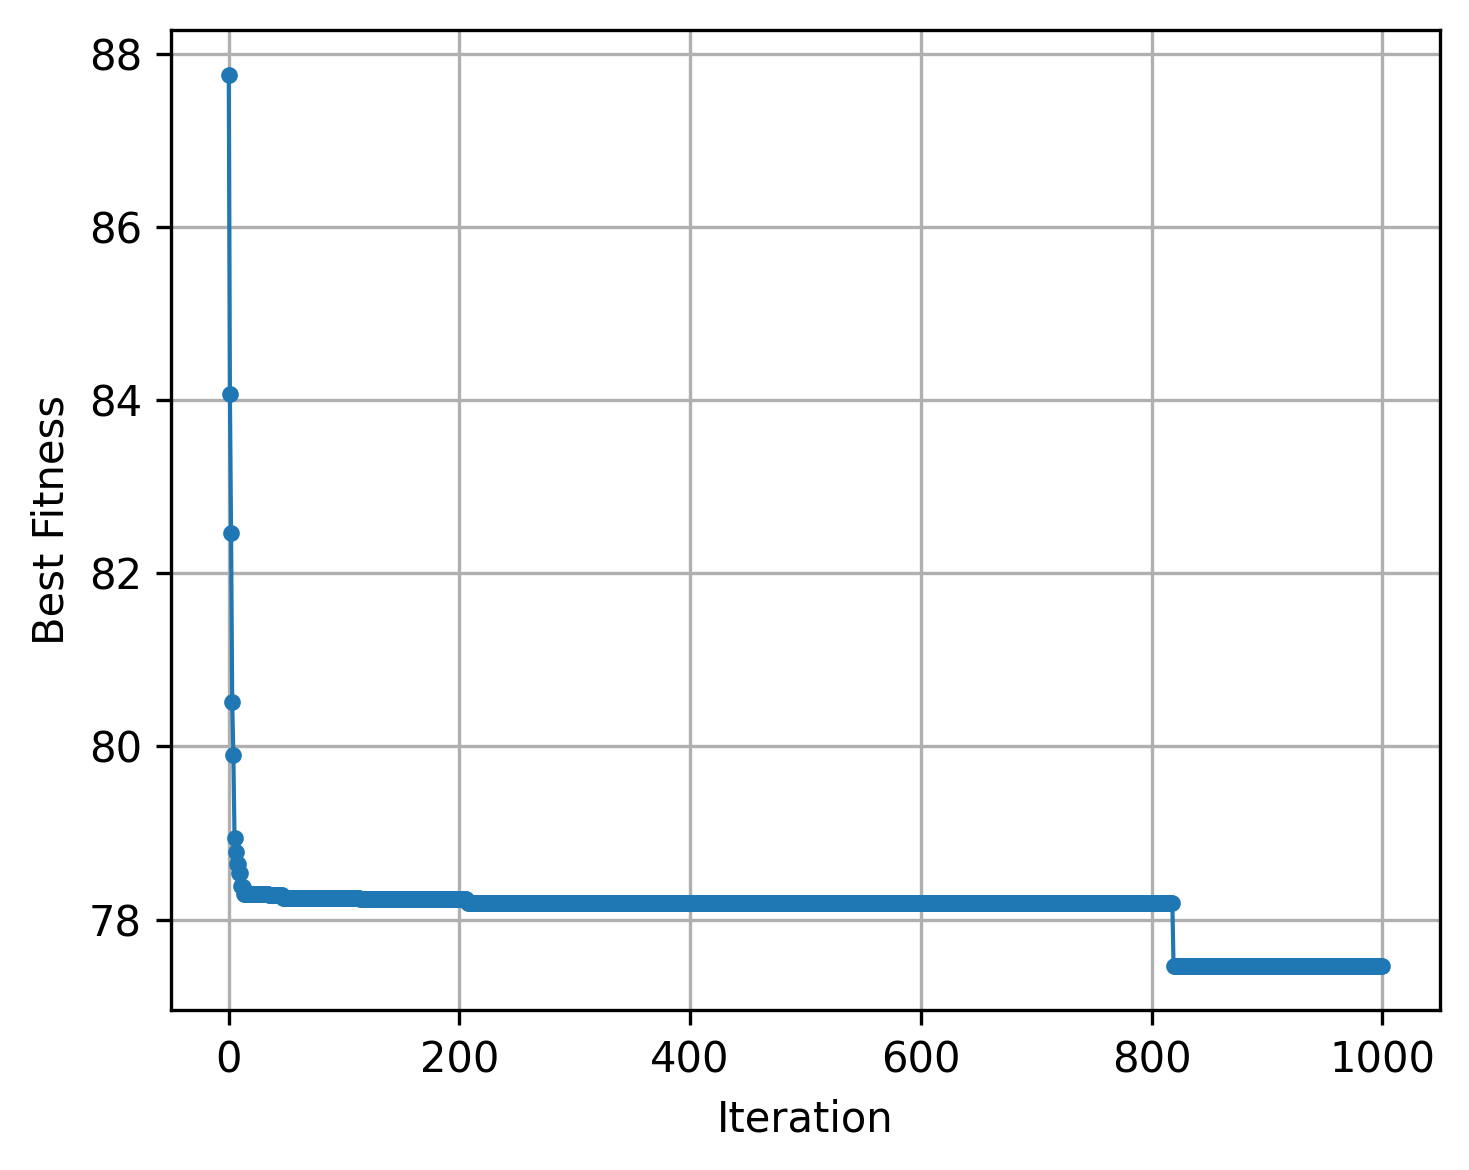

Here is the Python script that generated this plot:
import os, time, random
import matplotlib.pyplot as plt

# ---------- các hàm tiện ích gốc ----------------
def variance(values):
    n = len(values)
    if n == 0:
        return 0
    mean = sum(values) / n
    return sum((x - mean) ** 2 for x in values) / n

def add_assignment(sol, loads, paper_idx, reviewers):
    sol[paper_idx] = reviewers[:]
    for r in reviewers:
        loads[r] += 1

def remove_assignment(sol, loads, paper_idx):
    for r in sol[paper_idx]:
        loads[r] -= 1
    sol[paper_idx].clear()

def fitness(loads, M, avg_load, alpha=0.9, beta=0.05, gamma=0.05):
    load_values = [loads.get(j, 0) for j in range(1, M + 1)]
    maxL = max(load_values)
    varL = variance(load_values)
    overload_count = sum(1 for l in load_values if l > avg_load)
    return alpha * maxL + beta * varL + gamma * overload_count

def initial_solution(N, M, b, L):
    sol   = [[] for _ in range(N)]
    loads = {i: 0 for i in range(1, M + 1)}
    for i in range(N):
        cand = sorted(L[i], key=lambda r: loads[r])
        add_assignment(sol, loads, i, cand[:b])
    return sol, loads

def random_destroy(sol, loads, ratio):
    N = len(sol)
    k = max(1, int(N * ratio))
    removed = random.sample(range(N), k)
    for i in removed:
        remove_assignment(sol, loads, i)
    return removed

def worst_load_destroy(sol, loads, ratio):
    N = len(sol)
    k = max(1, int(N * ratio))
    idx = sorted(range(N),
                 key=lambda i: sum(loads.get(r, 0) for r in sol[i]),
                 reverse=True)[:k]
    for i in idx:
        remove_assignment(sol, loads, i)
    return idx

def greedy_repair(sol, loads, removed, b, L):
    for i in removed:
        cand = sorted(L[i], key=lambda r: loads[r])
        add_assignment(sol, loads, i, cand[:b])

def random_repair(sol, loads, removed, b, L):
    for i in removed:
        cand = L[i][:]
        random.shuffle(cand)
        add_assignment(sol, loads, i, cand[:b])

def choose(ops, weights):
    return random.choices(range(len(ops)), weights=weights, k=1)[0]

def update_weights(weights, idx, reward, decay=0.9):
    for i in range(len(weights)):
        if i == idx:
            weights[i] = decay * weights[i] + reward
        else:
            weights[i] = decay * weights[i]

# ---------- ALNS core ---------------------------------------
def alns(N, M, b, L, max_iter=1000, seed=42, track_history=False):
    random.seed(seed)
    destroy_ops = [random_destroy, worst_load_destroy]
    repair_ops  = [greedy_repair, random_repair]
    dw, rw = [1.0]*len(destroy_ops), [1.0]*len(repair_ops)

    avg_load        = b * N / M
    current, loads  = initial_solution(N, M, b, L)
    best_val        = fitness(loads, M, avg_load)

    history = [best_val] if track_history else None

    for _ in range(max_iter):
        didx = choose(destroy_ops, dw)
        ridx = choose(repair_ops,  rw)

        saved_sol  = [r[:] for r in current]
        saved_load = loads.copy()

        removed = destroy_ops[didx](current, loads, ratio=0.15)
        repair_ops[ridx](current, loads, removed, b, L)
        val = fitness(loads, M, avg_load)

        if val < best_val:
            best_val = val
            update_weights(dw, didx, reward=2)
            update_weights(rw, ridx, reward=2)
        else:
            current, loads = saved_sol, saved_load
            update_weights(dw, didx, reward=0.1)
            update_weights(rw, ridx, reward=0.1)

        if track_history:
            history.append(best_val)

    return (loads, history) if track_history else loads

# ---------- I/O ---------------------------------------------
def read_instance(path):
    with open(path, "r") as f:
        N, M, b = map(int, f.readline().split())
        L = []
        for _ in range(N):
            tokens = list(map(int, f.readline().split()))
            k, reviewers = tokens[0], tokens[1:]
            assert len(reviewers) == k
            L.append(reviewers)
    return N, M, b, L

# ---------- MAIN + Plotting ----------------------------------
if __name__ == "__main__":
    path = "instances\\Adversarial_800_50_5.txt"  # ⚠️ chỉnh lại nếu cần
    N, M, b, L = read_instance(path)

    _, history = alns(N, M, b, L, max_iter=1000, seed=42, track_history=True)

    plt.figure(figsize=(5, 4))
    plt.plot(history, marker='o', markersize=3, linewidth=1)
    plt.xlabel("Iteration")
    plt.ylabel("Best Fitness")
    # plt.title("ALNS Fitness Value over Iterations")
    plt.grid(True)
    plt.tight_layout()
    # plt.show()
    plt.savefig('Experiments\\figure\\ALNS_fitness_plot.png', dpi=300, bbox_inches='tight')
